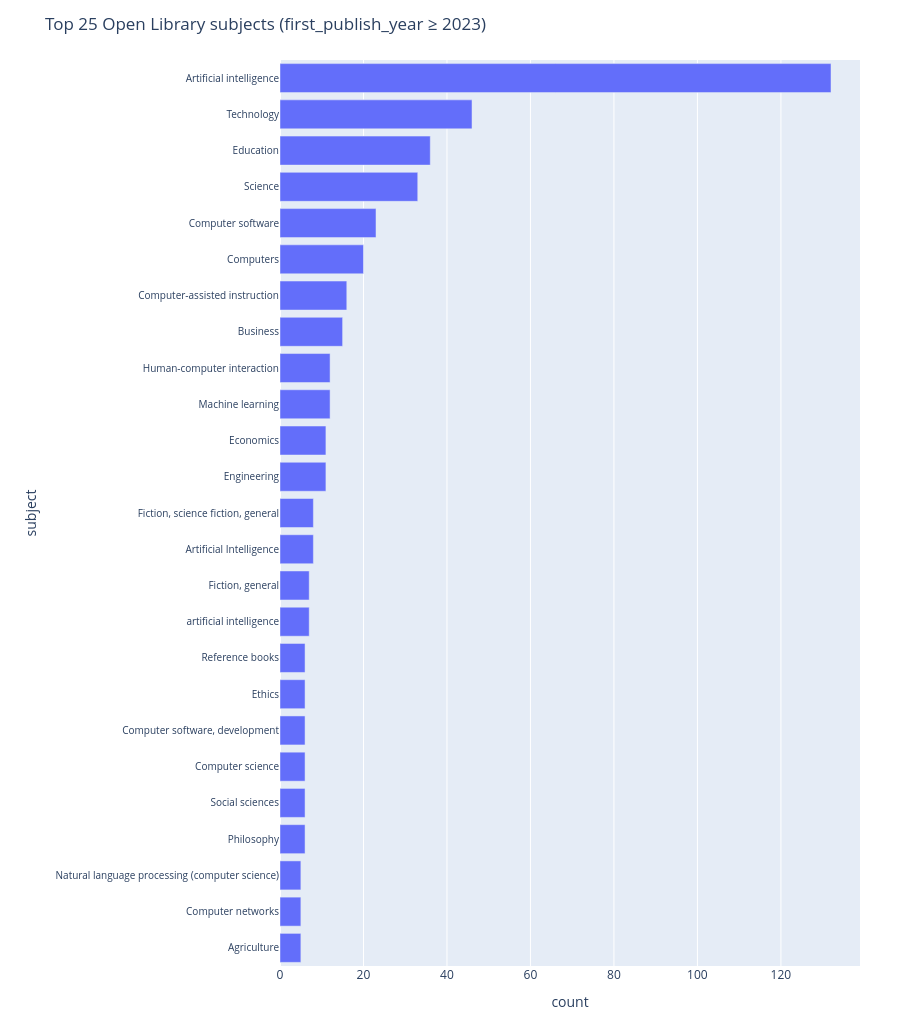

The code cell stored with this chart in its notebook:
### Code cell
TOP_N = 25
row_px = 36
left_px = max(280, int(counts["subject"].str.len().max() * 4.5))

fig = px.bar(
    counts,
    x="count",
    y="subject",
    orientation="h",
    title=f"Top {TOP_N} Open Library subjects (first_publish_year ≥ {RECENT_YEAR})",
)
fig.update_layout(
    height=TOP_N * row_px + 120,
    margin=dict(l=left_px, r=40, t=60, b=40),
    yaxis=dict(
        categoryorder="total ascending",
        automargin=True,
        tickfont=dict(size=10),
    ),
)
fig.show()

### Figure 1 — Plotly figure (JSON) as saved in the notebook; plotly's stock layout.template omitted (floating-point values rounded to 4 significant figures)
{"data": [{"hovertemplate": "count=%{x}<br>subject=%{y}<extra></extra>", "legendgroup": "", "marker": {"color": "#636efa", "pattern": {"shape": ""}}, "name": "", "orientation": "h", "showlegend": false, "textposition": "auto", "type": "bar", "x": [132, 46, 36, 33, 23, 20, 16, 15, 12, 12, 11, 11, 8, 8, 7, 7, 6, 6, 6, 6, 6, 6, 5, 5, 5], "xaxis": "x", "y": ["Artificial intelligence", "Technology", "Education", "Science", "Computer software", "Computers", "Computer-assisted instruction", "Business", "Machine learning", "Human-computer interaction", "Engineering", "Economics", "Artificial Intelligence", "Fiction, science fiction, general", "artificial intelligence", "Fiction, general", "Philosophy", "Social sciences", "Computer science", "Computer software, development", "Ethics", "Reference books", "Agriculture", "Computer networks", "Natural language processing (computer science)"], "yaxis": "y"}], "layout": {"barmode": "relative", "height": 1020, "legend": {"tracegroupgap": 0}, "margin": {"b": 40, "l": 280, "r": 40, "t": 60}, "title": {"text": "Top 25 Open Library subjects (first_publish_year ≥ 2023)"}, "xaxis": {"anchor": "y", "domain": [0, 1], "title": {"text": "count"}}, "yaxis": {"anchor": "x", "automargin": true, "categoryorder": "total ascending", "domain": [0, 1], "tickfont": {"size": 10}, "title": {"text": "subject"}}}}
